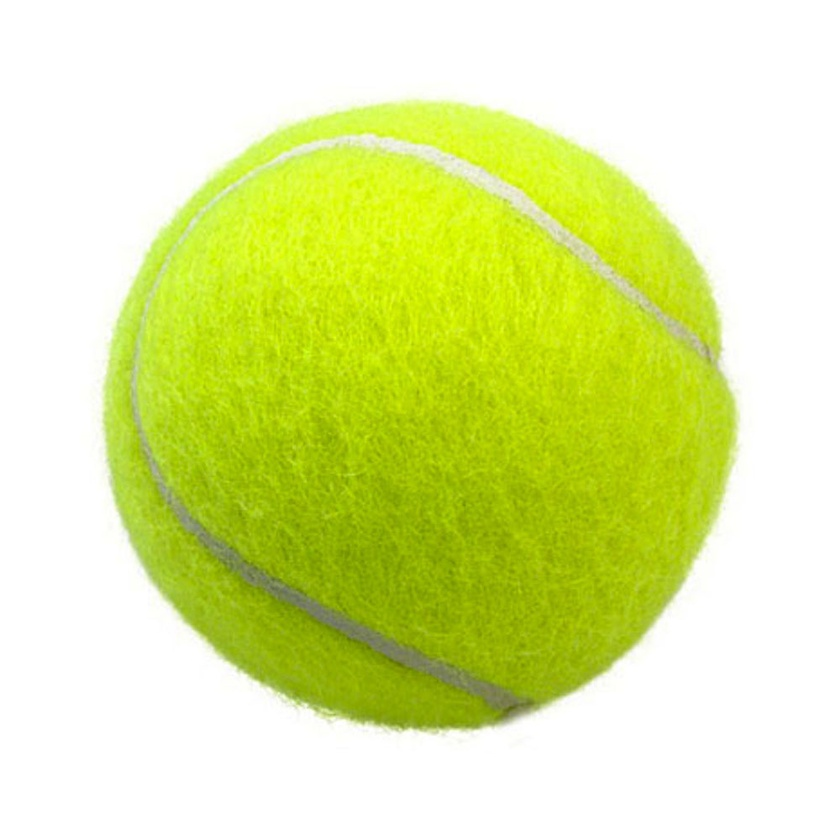
#> input picture SVM/tennis_ball_1.jpg, 840 x 840 px, shrunk from 1000 x 1000 before the run
$ python svm_pof.py   (older library calls are emulated)
#> lines starting #> are read from the running program, lines starting #| are printed output that depends on the picture; after the words box and inside, x2 and y2 are one past the last pixel; in counts of white or black regions, pixels touching at a corner belong together
### SVM/feature_extractor.py
# -*- coding: utf-8 -*-
"""
Created on Thu Nov  2 19:43:35 2017

@author: tushar
"""

import sys
import cv2
import numpy as np
import math
import statistics
from matplotlib import pyplot as plt
from collections import deque

# Helper functions here:
#-------------------------------------------------------------------------------
# [236 lines left out: functions getEdgeCoords, extractYellowness, extractBestEstimatedCircle, not called in this run]

def extractSeam(image):
    """
    Get probability of seams on detected object. One way of doing this is to use the HSV version of the image.
    Then, it may be possible to select only a certain range of pixel values that correspond to tennis ball seams
    (this can be relative to the rest of the picture). After getting this range, the picture is converted such
    that only that range is displayed, and a final calculation is made grading the amount of those remaining
    pixels. A necessary extension requires that the remainder image be converted into an edge image and similar
    curves detected (as the edges of a seam would appear).
    """
    hsv_img = cv2.cvtColor(image, cv2.COLOR_BGR2HSV)
    h, s, v = cv2.split(hsv_img)
    equ_v = cv2.equalizeHist(v)
    equ_hsv_img = cv2.merge((h, s, equ_v))

    # setup mask for image
    #lower_seam_range = np.array([0,10,0])
    #upper_seam_range = np.array([60,160,150])
    lower_seam_range = np.array([33,175,0])
    upper_seam_range = np.array([37,255,255])
    mask = cv2.inRange(equ_hsv_img, lower_seam_range, upper_seam_range)

    equ_hsv_img[np.where(mask==0)] = 0

    cv2.imshow("hsv img", hsv_img)
    cv2.waitKey(0)
    cv2.imshow("equ img", equ_hsv_img)
    cv2.waitKey(0)
    cv2.destroyAllWindows()

    equ_h_val, equ_s_val, equ_v_val = cv2.split(equ_hsv_img)
    ret, bin_img = cv2.threshold(equ_s_val, .001, 255, cv2.THRESH_BINARY)
    cnt_img, contours, hrch = cv2.findContours(bin_img, cv2.RETR_TREE, cv2.CHAIN_APPROX_SIMPLE)
    # the contour length threshold is a relatively arbitrary value based on what behavior I've noticed in test image contours
    max_cnt_len = len(max(contours, key=len))
    min_cnt_len = len(min(contours, key=len))
    cnt_thresh = (min_cnt_len + (.05 * max_cnt_len)) / 2

    rows, cols = bin_img.shape[:2]
    line_params = []
    for x in contours:
        epsilon = .005 * cv2.arcLength(x, True)
        approx = cv2.approxPolyDP(x, epsilon, True)
        if len(x) > cnt_thresh:
            [vx, vy, x_int, y_int] = cv2.fitLine(x, cv2.DIST_L2, 0, .01, .01)
            #DEBUG: draw approximated contours and best fit lines
            #---------------------------------------------------------------------------
            print("epsilon: ", epsilon)
            print("approx info: ", approx, " length: ", len(approx))
            cv2.drawContours(image, [approx], 0, (0, 0, 255), 2)
            cv2.imshow("contours on image", image)
            cv2.waitKey(0)

            left_val = int((-x_int * vy / vx) + y_int)
            right_val = int(((cols - x_int) * vy / vx) + y_int)
            cv2.line(image, (cols - 1, right_val), (0, left_val), (0, 255, 0), 2)
            cv2.imshow("contours on image", image)
            cv2.waitKey(0)
            #---------------------------------------------------------------------------
            line_params.append([vx, vy])
    cv2.destroyAllWindows()

    angles = []
    ang_range = math.pi / 12
    for x in line_params:
        m = x[1] / x[0]
        angle = math.atan(m)
        angles.append(angle)
    median_ang = statistics.median(angles)

    seam_prob = 0
    bfl_val = 0
    for y in angles:
        if ((y > (median_ang - ang_range)) and (y < (median_ang + ang_range))):
            bfl_val += 1

    # again, a relatively arbitrary estimate of what this probability would look like given these
    # contributing values, the normalization factor can (and probably should) be adjusted; note that
    # bfl_val has significantly more weight than matched_shape_val
    normalization_factor = 50
    seam_prob = bfl_val / normalization_factor

    return seam_prob

# [24 lines left out: functions extractGreatestCircularContrast, extractBestFuzzyObject, main, not called in this run]

### SVM/svm_pof.py
# -*- coding: utf-8 -*-
"""
Created on Tue Oct 31 19:19:33 2017

@author: tushar
"""
import cv2
import numpy as np
from sklearn import svm

import feature_extractor

#clf = svm.SVC(gamma=0.001, C=100.)

img = cv2.imread("tennis_ball_1.jpg")
#> img is the input picture: shape (840, 840, 3); mean B, G, R 153.5, 234.6, 221.4
gray_img = cv2.cvtColor(img, cv2.COLOR_BGR2GRAY)
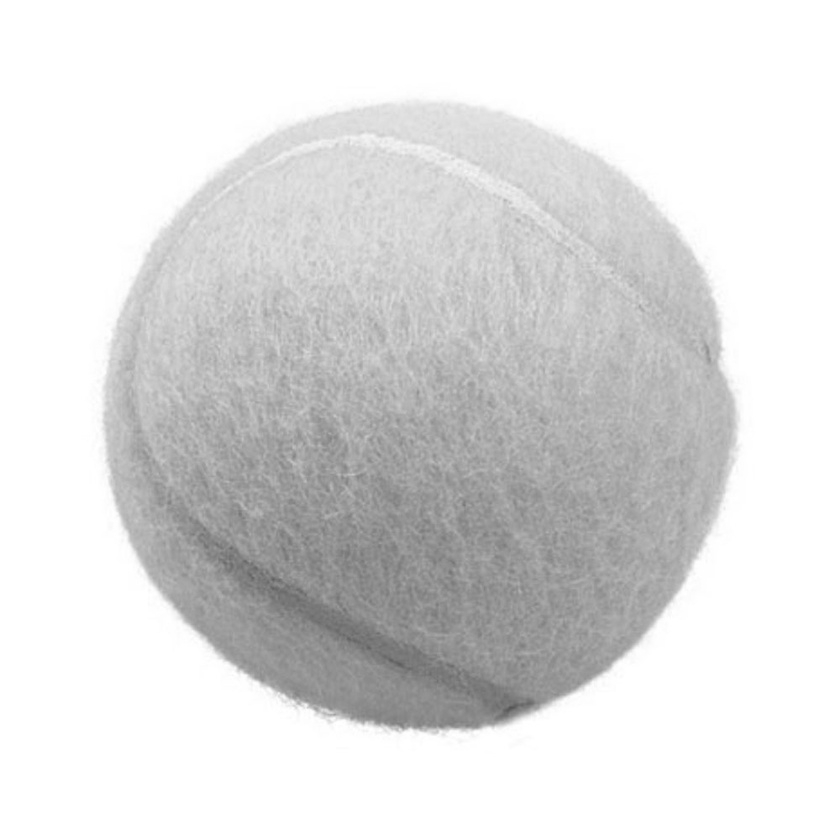
#> gray_img: shape (840, 840); min 84, max 255, mean 221.4
blur_img = cv2.medianBlur(img, 13)
blur_gray_img = cv2.cvtColor(blur_img, cv2.COLOR_BGR2GRAY)

height, width = img.shape[:2]
#> height = 840; width = 840

#DEBUG
#---------------------------------------------------------------------------
print(str(height) + "x" + str(width))
#| 840x840
cv2.imshow('image', img)
cv2.imshow('gray image', gray_img)
cv2.imshow('blurred image', blur_img)
cv2.imshow('gray blurred image', blur_gray_img)
cv2.waitKey(0)
cv2.destroyAllWindows()
#---------------------------------------------------------------------------

#d_img = np.reshape(gray_img, (1,np.product(gray_img.shape)))

#height, width = d_img.shape[:2]

# get features
# features structure:
# - @0: yellowness
# - @1: circle existence
# - @2: seam probability
features = []

features.append(0)#features.append(feature_extractor.extractYellowness(img))
features.append(0)#features.append(feature_extractor.extractBestEstimatedCircle(blur_gray_img))
features.append(feature_extractor.extractSeam(img))
#> in extractSeam, `hsv_img = cv2.cvtColor(image, cv2.COLOR_BGR2HSV)`: hsv_img: shape (840, 840, 3); mean H, S, V 17.5, 99.1, 234.6
#> in extractSeam, `h, s, v = cv2.split(hsv_img)`:
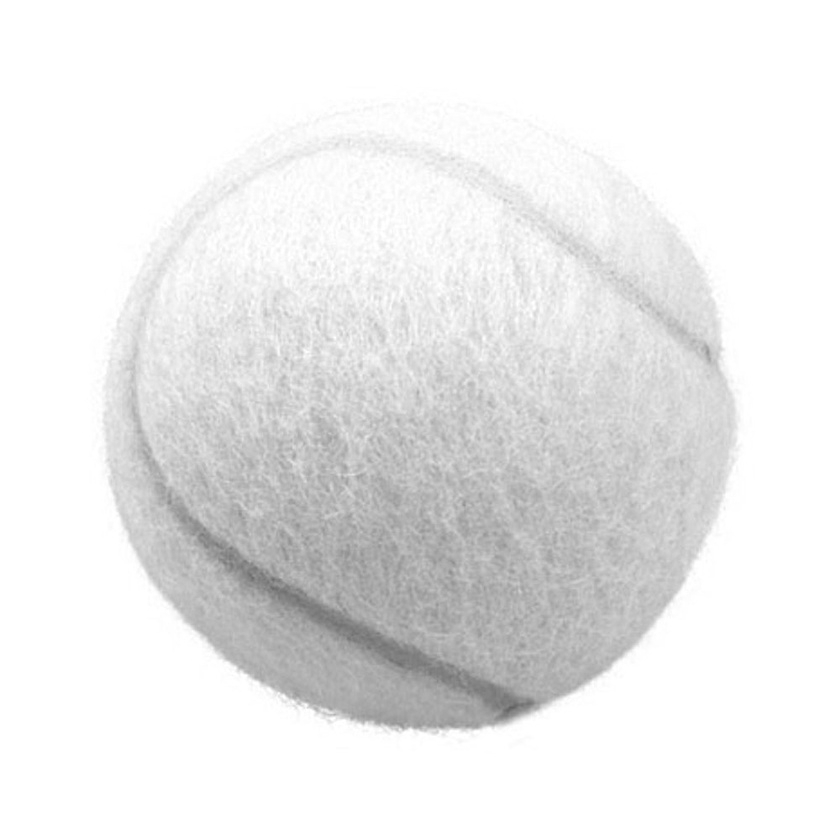
#> v: shape (840, 840); min 96, max 255, mean 234.6
#> in extractSeam, `equ_v = cv2.equalizeHist(v)`:
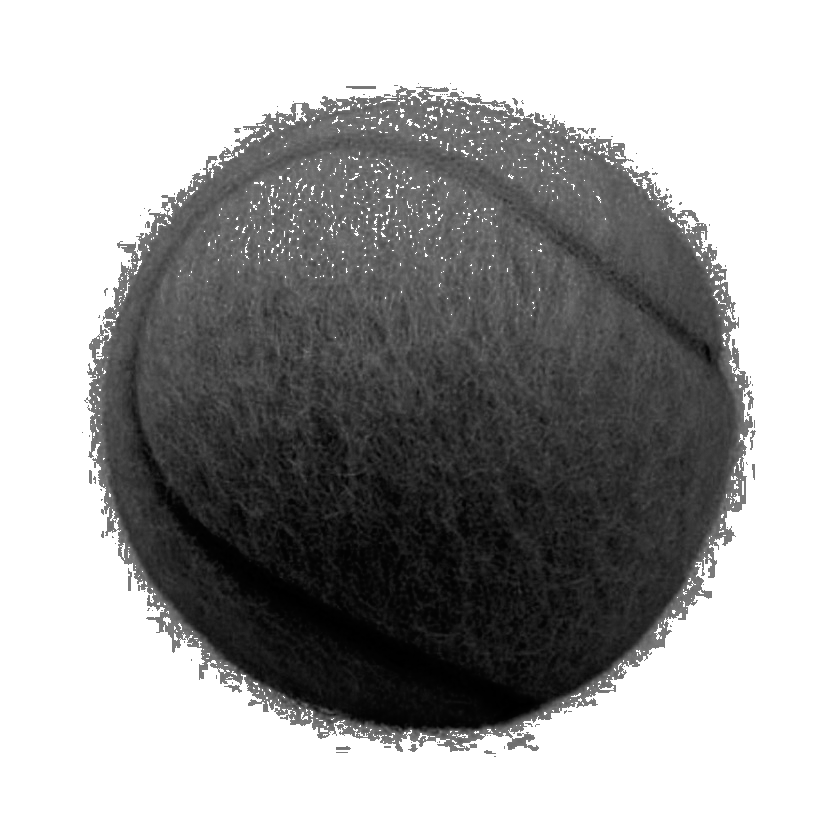
#> equ_v: shape (840, 840); min 0, max 255, mean 163
#> in extractSeam, `equ_hsv_img = cv2.merge((h, s, equ_v))`: equ_hsv_img: shape (840, 840, 3); mean H, S, V 17.5, 99.1, 163
#> in extractSeam, `mask = cv2.inRange(equ_hsv_img, lower_seam_range, upper_seam_range)`:
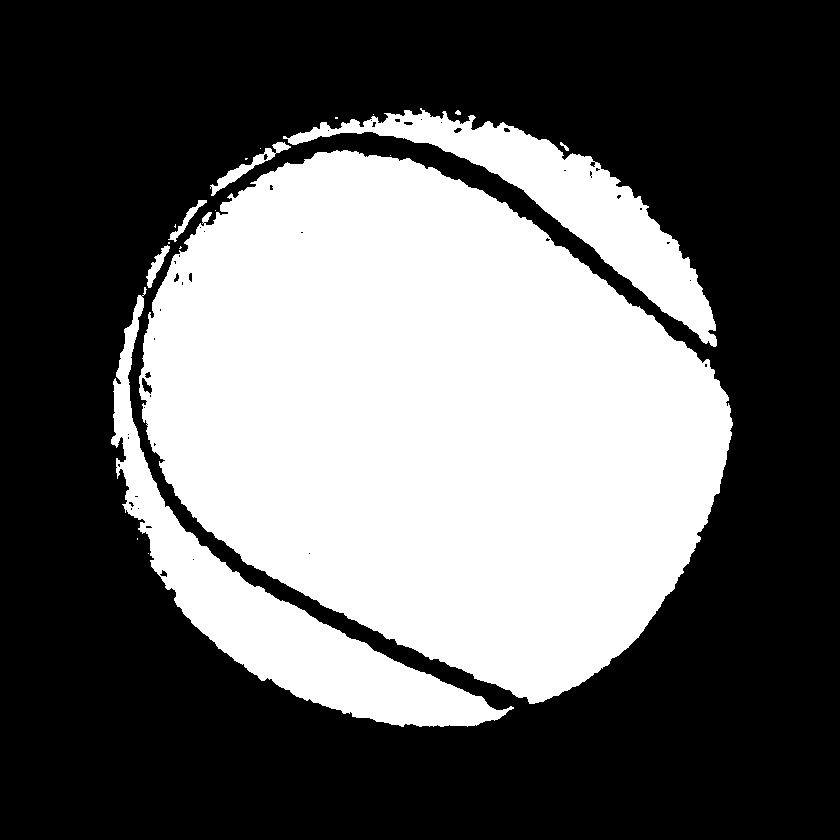
#> mask: shape (840, 840); 38.9% white; 19 white regions (11 under 20 px)
#> in extractSeam, `equ_hsv_img[np.where(mask==0)] = 0`: equ_hsv_img: shape (840, 840, 3); mean H, S, V 13.6, 92.2, 22.4
#> in extractSeam, `equ_h_val, equ_s_val, equ_v_val = cv2.split(equ_hsv_img)`:
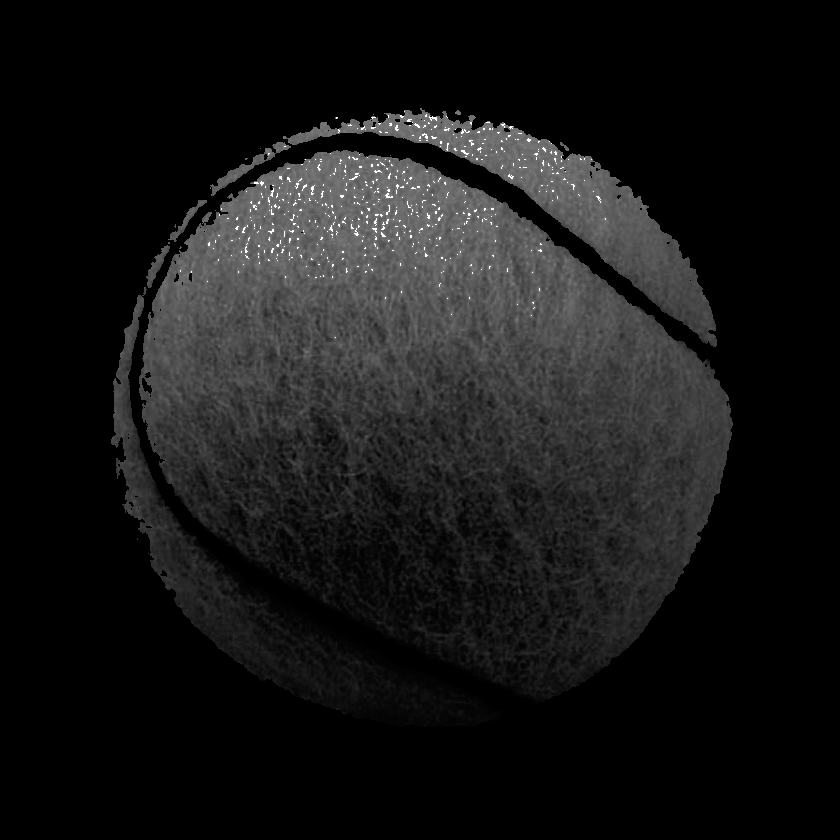
#> equ_v_val: shape (840, 840); min 0, max 255, mean 22.4
#> in extractSeam, `ret, bin_img = cv2.threshold(equ_s_val, .001, 255, cv2.THRESH_BINARY)`: ret = 0
#> in extractSeam, `cnt_img, contours, hrch = cv2.findContours(bin_img, cv2.RETR_TREE, cv2..`: contours = 68 contours, 49 with area under 20; largest, box (x1, y1, x2, y2) and area: (139, 150, 733, 704) 222647, (111, 287, 514, 727) 28173, (283, 108, 717, 347) 20334, (210, 142, 291, 196) 664, (146, 245, 170, 288) 284; hrch = 68 rows, first 6: [1, -1, -1, -1], [2, 0, -1, -1], [13, 1, 3, -1], [4, -1, -1, 2], [5, 3, -1, 2], [6, 4, -1, 2]
#> in extractSeam, `max_cnt_len = len(max(contours, key=len))`: max_cnt_len = 1039
#> in extractSeam, `min_cnt_len = len(min(contours, key=len))`: min_cnt_len = 1
#> in extractSeam, `cnt_thresh = (min_cnt_len + (.05 * max_cnt_len)) / 2`: cnt_thresh = 26.48
#> the loop in extractSeam, `for x in contours:` made 68 passes
#> (epsilon, vx, vy, x_int, y_int, left_val, right_val) on passes 3, 15, 19, 22, 45, 50: (8.22, [0.699], [0.715], [245.2], [559.2], 308, 1167), (0.592, [0.443], [-0.897], [156.5], [264], 580, -1120), (0.671, [0.604], [-0.797], [185.6], [221.4], 466, -641), (10.69, [0.828], [0.561], [412.5], [409], 129, 698), (1.24, [0.858], [-0.514], [248.3], [165.9], 314, -188), (6.78, [0.893], [0.451], [517.4], [185.8], -75, 348)
#> epsilon on passes 4, 6, 8, 9, 10, 11: 0.131, 0.0854, 0.0383, 0.0936, 0.0483, 0.0554
#> (printed output is left out)
#> after the loop in extractSeam, `for x in contours:`:
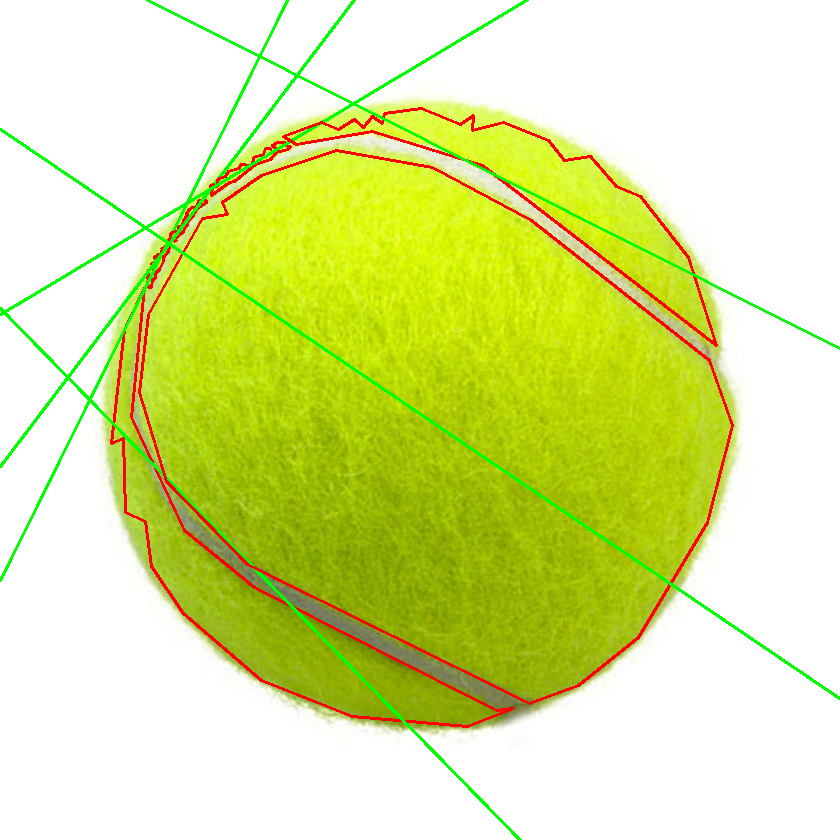
#> image: shape (840, 840, 3); mean B, G, R 149.4, 231.1, 218.7
#> after the loop in extractSeam, `for x in contours:`: line_params = [[[0.699], [0.715]], [[0.443], [-0.897]], [[0.604], [-0.797]], [[0.828], [0.561]], [[0.858], [-0.514]], [[0.893], [0.451]]]
#> the loop in extractSeam, `for x in line_params:` made 6 passes
#> (x, m, angle) on passes 1 to 6: ([[0.699], [0.715]], [1.02], 0.797), ([[0.443], [-0.897]], [-2.02], -1.11), ([[0.604], [-0.797]], [-1.32], -0.922), ([[0.828], [0.561]], [0.678], 0.596), ([[0.858], [-0.514]], [-0.599], -0.54), ([[0.893], [0.451]], [0.505], 0.468)
#> after the loop in extractSeam, `for x in line_params:`: angles = [0.797, -1.11, -0.922, 0.596, -0.54, 0.468]
#> in extractSeam, `median_ang = statistics.median(angles)`: median_ang = -0.0362
#> the loop in extractSeam, `for y in angles:` made 6 passes
#> y on passes 1 to 6: 0.797, -1.11, -0.922, 0.596, -0.54, 0.468
#> after the loop in extractSeam, `for y in angles:`: bfl_val = 0

#DEBUG
#---------------------------------------------------------------------------
print("features: ")
print("    yellowness: ", features[0])
#|     yellowness:  0
print("    circularity: ", features[1])
#|     circularity:  0
print("    seam prob: ", features[2])
#|     seam prob:  0.0
#---------------------------------------------------------------------------

features.clear

$ run again, with SVM/tennis_ball_2.jpg copied over SVM/tennis_ball_1.jpg
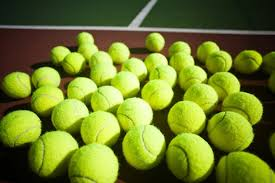
#> input picture SVM/tennis_ball_2.jpg, 275 x 183 px
#> img is the input picture: shape (183, 275, 3); mean B, G, R 40.8, 123.9, 110.2
#| 183x275
#> hsv_img: shape (183, 275, 3); mean H, S, V 35.9, 178.4, 127.4
#> in extractSeam, `mask = cv2.inRange(equ_hsv_img, lower_seam_range, upper_seam_range)`:
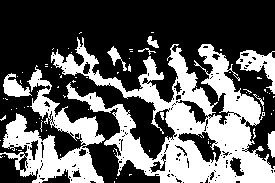
#> mask: shape (183, 275); 36.9% white; 78 white regions (68 under 20 px)
#> ret = 0
#> contours = 277 contours, 247 with area under 20; largest, box (x1, y1, x2, y2) and area: (51, 37, 275, 183) 12974, (0, 65, 105, 183) 4476, (236, 50, 275, 94) 662, (177, 131, 222, 163) 652, (3, 73, 32, 97) 314; hrch = 277 rows, first 6: [1, -1, -1, -1], [2, 0, -1, -1], [3, 1, -1, -1], [4, 2, -1, -1], [5, 3, -1, -1], [6, 4, -1, -1]
#> max_cnt_len = 1240
#> min_cnt_len = 1
#> cnt_thresh = 31.5
#> the loop in extractSeam, `for x in contours:` made 277 passes
#> (epsilon, vx, vy, x_int, y_int, left_val, right_val) on passes 54, 61, 95, 120, 136, 137, 162: (0.575, [0.838], [0.546], [15.88], [85.24], 74, 253), (5.2, [0.485], [0.875], [48.43], [130.5], 43, 539), (0.301, [0.0641], [-0.998], [33.55], [147.5], 669, -3611), (0.941, [0.572], [0.82], [260.2], [68.26], -305, 89), (0.42, [0.582], [0.813], [117.8], [58.69], -105, 278), (11.66, [0.964], [0.264], [163.4], [100.9], 56, 131), (0.364, [0.917], [-0.399], [157.7], [165.6], 234, 114)
#> (printed output is left out)
#> after the loop in extractSeam, `for x in contours:`:
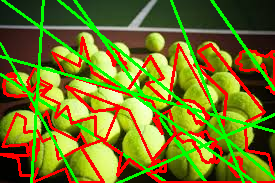
#> image: shape (183, 275, 3); mean B, G, R 31.4, 117.7, 116.1
#> after the loop in extractSeam, `for x in contours:`: line_params = [[[0.838], [0.546]], [[0.485], [0.875]], [[0.0641], [-0.998]], [[0.572], [0.82]], [[0.582], [0.813]], [[0.964], [0.264]], [[0.917], [-0.399]], [[0.368], [0.93]], [[0.809], [0.587]], [[0.771], [0.637]]]
#> the loop in extractSeam, `for x in line_params:` made 10 passes
#> (x, m, angle) on passes 1 to 8: ([[0.838], [0.546]], [0.651], 0.577), ([[0.485], [0.875]], [1.81], 1.06), ([[0.0641], [-0.998]], [-15.57], -1.51), ([[0.572], [0.82]], [1.44], 0.962), ([[0.582], [0.813]], [1.4], 0.949), ([[0.964], [0.264]], [0.274], 0.267), ([[0.917], [-0.399]], [-0.436], -0.411), ([[0.368], [0.93]], [2.53], 1.19)
#> after the loop in extractSeam, `for x in line_params:`: angles = [0.577, 1.06, -1.51, 0.962, 0.949, 0.267, -0.411, 1.19, 0.628, 0.69]
#> median_ang = 0.659
#> the loop in extractSeam, `for y in angles:` made 10 passes
#> y on passes 1 to 8: 0.577, 1.06, -1.51, 0.962, 0.949, 0.267, -0.411, 1.19
#> after the loop in extractSeam, `for y in angles:`: bfl_val = 3
#> seam_prob = 0.06
#|     yellowness:  0
#|     circularity:  0
#|     seam prob:  0.06
